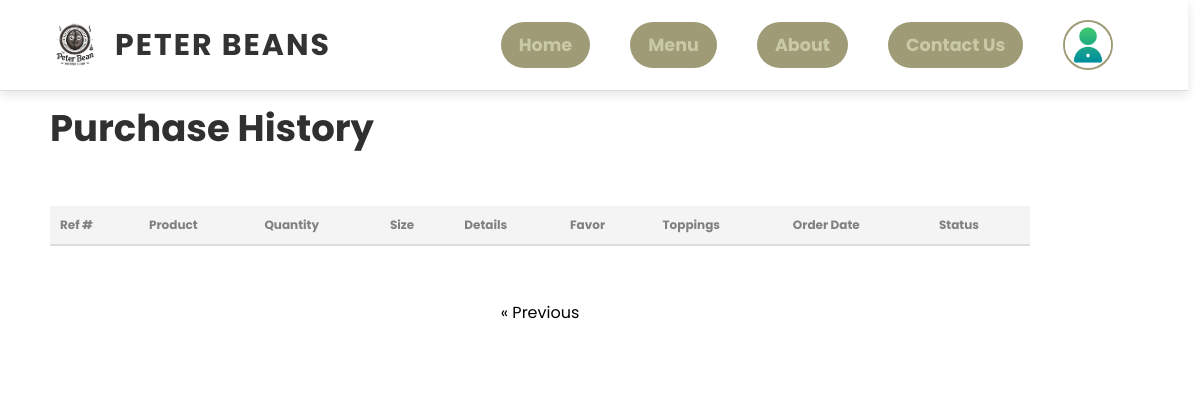
The app's page /order_history.php?page=2, older data.
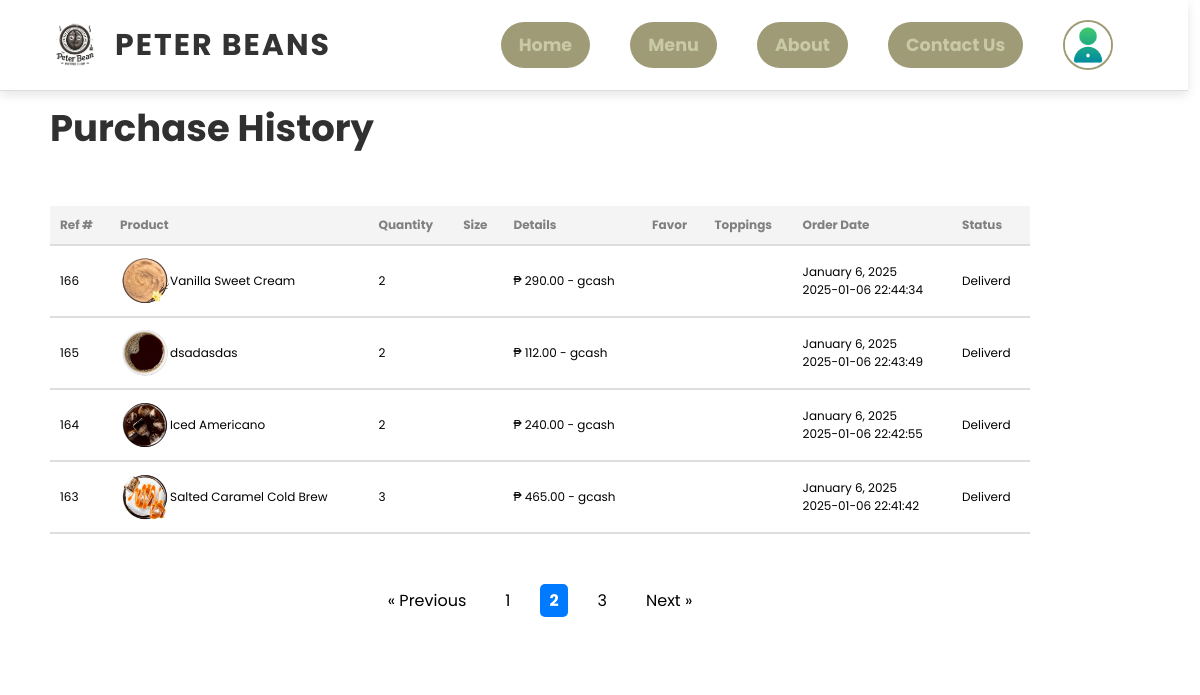
The same page, newer data.
### tables this page shows
CREATE TABLE `orders` (
  `id` int(11) NOT NULL,
  `user_id` int(11) NOT NULL,
  `order_date` timestamp NOT NULL DEFAULT current_timestamp(),
  `total_amount` decimal(10,2) NOT NULL,
  `order_quantity` int(11) NOT NULL,
  `product_ids` text NOT NULL,
  `status` int(11) NOT NULL DEFAULT 0,
  `size` varchar(10) DEFAULT NULL,
  `base_price` decimal(10,2) DEFAULT 0.00,
  `addon_price` decimal(10,2) DEFAULT 0.00,
  `payment_method` varchar(255) NOT NULL,
  `flavor` varchar(255) DEFAULT NULL,
  `toppings` varchar(255) DEFAULT NULL,
  `created_at` timestamp NOT NULL DEFAULT current_timestamp()
);

### order_history.php (the view, shortened to what this page needs)
<!DOCTYPE html>
<html lang="en">
<?php
include("connection.php");
?>
<link rel="stylesheet" href="css/global.css">
<link rel="stylesheet" href="css/history.css">
<?php include("header.php"); ?>
<?php
$items_per_page = 4;
$current_page = isset($_GET['page']) ? (int)$_GET['page'] : 1;
$offset = ($current_page - 1) * $items_per_page;
$total_items_query = "
        SELECT COUNT(DISTINCT orders.id) AS count
        FROM orders
        WHERE orders.user_id = '$userId'";
$total_items_result = mysqli_query($conn, $total_items_query);
$total_items = mysqli_fetch_assoc($total_items_result)['count'];
$total_pages = ceil($total_items / $items_per_page);
$get_orders = "
    SELECT
        orders.id AS order_id,
        orders.order_date,
        orders.order_quantity,
        orders.status,
        orders.size,
        orders.flavor,
        orders.toppings,
        GROUP_CONCAT(coffee_products.product_name SEPARATOR ', ') AS item_names,
        GROUP_CONCAT(coffee_products.product_image SEPARATOR ', ') AS item_images,
        SUM(orders.total_amount) AS amount_paid,
        orders.payment_method
    FROM orders
    LEFT JOIN coffee_products ON FIND_IN_SET(coffee_products.id, orders.product_ids) > 0
    LEFT JOIN payment ON orders.id = payment.order_id
    WHERE orders.user_id = '$userId'
    GROUP BY orders.id, orders.order_date, orders.order_quantity, orders.status, payment.payment_mode, orders.size
    ORDER BY orders.order_date DESC
    LIMIT $offset, $items_per_page";
$run_orders = mysqli_query($conn, $get_orders);
?>
<section class="center">
    <div class="Itemcart">
        <h1>Purchase History</h1>
        <div class="cart-container">
            <table class="itemtable">
                <thead>
                    <tr>
                        <th>Ref #</th>
                        <th>Product</th>
                        <th>Quantity</th>
                        <th>Size</th>
                        <th>Details</th>
                        <th>Favor</th>
                        <th>Toppings</th>
                        <th>Order Date</th>
                        <th>Status</th>
                    </tr>
                </thead>
                <tbody>
                    <?php while ($row = mysqli_fetch_array($run_orders)) : ?>
                        <?php
                        $order_date = date('F j, Y', strtotime($row['order_date']));
                        $price = "₱ " . $row['amount_paid'];
                        $status_text = [
                            "0" => "Placed",
                            "1" => "Deliverd",
                            "2" => "Canceled"
                        ][$row['status']];
                        ?>
                        <tr>
                            <td><?= $row['order_id'] ?></td>
                            <td>
                                <div>
                                    <?php
                                    $names = explode(', ', $row['item_names']);
                                    $images = explode(', ', $row['item_images']);
                                    foreach ($images as $index => $image) :
                                    ?>
                                        <div style=" display: flex; flex-direction: row; align-items: center; ">
                                            <img src="<?= $image ?>" alt="<?= $names[$index] ?>">
                                            <?= $names[$index] ?>
                                        </div>
                                    <?php endforeach; ?>
                                </div>
                            </td>
                            <td><?= $row['order_quantity'] ?></td>
                            <td><?= $row['size'] ?></td>
                            <td><?= $price ?> - <?= $row['payment_method'] ?></td>
                            <td><?= $row['flavor'] ?></td>
                            <td><?= $row['toppings'] ?></td>
                            <td><?= $order_date . "<br>" . $row['order_date'] ?></td>
                            <td><?= $status_text ?></td>
                        </tr>
                    <?php endwhile; ?>
                </tbody>
            </table>
        </div>
        <div id="pagination-container_category" class="pageno">
            <?php if ($current_page > 1) : ?>
                <div><a href="order_history.php?page=<?= $current_page - 1 ?>">&laquo; Previous</a></div>
            <?php endif; ?>
            <?php for ($page = 1; $page <= $total_pages; $page++) : ?>
                <div class="<?= $page == $current_page ? 'active' : '' ?>">
                    <a href="order_history.php?page=<?= $page ?>"><?= $page ?></a>
                </div>
            <?php endfor; ?>
            <?php if ($current_page < $total_pages) : ?>
                <div><a href="order_history.php?page=<?= $current_page + 1 ?>">Next &raquo;</a></div>
            <?php endif; ?>
        </div>
    </div>
</section>

Row changes from the older to the newer data that the page shows:
added orders: id "166", shows a picture, index "Vanilla Sweet Cream", order_quantity "2", price "₱ 290.00", payment_method "gcash", order_date "January 6, 2025", order_date "2025-01-06 22:44:34", status "Deliverd"
added orders: id "165", shows a picture, index "dsadasdas", order_quantity "2", price "₱ 112.00", payment_method "gcash", order_date "January 6, 2025", order_date "2025-01-06 22:43:49", status "Deliverd"
added orders: id "164", shows a picture, index "Iced Americano", order_quantity "2", price "₱ 240.00", payment_method "gcash", order_date "January 6, 2025", order_date "2025-01-06 22:42:55", status "Deliverd"
added orders: id "163", shows a picture, index "Salted Caramel Cold Brew", order_quantity "3", price "₱ 465.00", payment_method "gcash", order_date "January 6, 2025", order_date "2025-01-06 22:41:42", status "Deliverd"
Text that changed along with them:
new list line: "1"
new list line: "2"
new list line: "3"
text now shown: "Next »"
